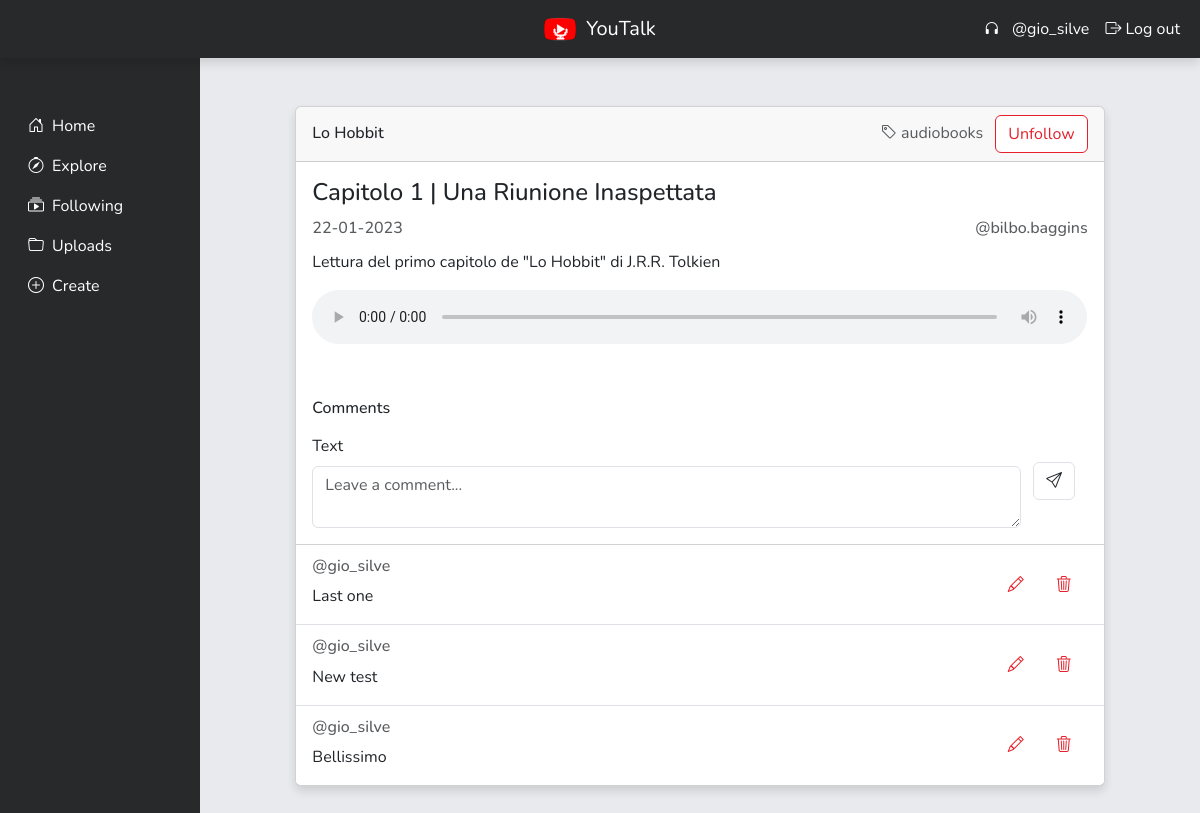
The app's page /episode/21 (signed in) with its own data.
### tables this page shows
CREATE TABLE "users" (
	"id"	INTEGER NOT NULL UNIQUE,
	"username"	TEXT NOT NULL UNIQUE,
	"name"	TEXT NOT NULL,
	"surname"	TEXT NOT NULL,
	"password"	TEXT NOT NULL,
	"type"	TEXT NOT NULL,
	PRIMARY KEY("id" AUTOINCREMENT)
);

CREATE TABLE "series" (
	"series_id"	INTEGER NOT NULL,
	"title"	TEXT NOT NULL,
	"description"	TEXT NOT NULL,
	"category"	TEXT NOT NULL,
	"image"	TEXT NOT NULL UNIQUE,
	"username"	TEXT NOT NULL,
	PRIMARY KEY("series_id" AUTOINCREMENT)
);

CREATE TABLE "episodes" (
	"episode_id"	INTEGER NOT NULL,
	"title"	TEXT NOT NULL,
	"description"	TEXT NOT NULL,
	"date"	TEXT NOT NULL,
	"audiofile"	TEXT NOT NULL UNIQUE,
	"series_id"	INTEGER NOT NULL,
	PRIMARY KEY("episode_id" AUTOINCREMENT)
);

CREATE TABLE "comments" (
	"comment_id"	INTEGER NOT NULL,
	"text"	TEXT NOT NULL,
	"episode_id"	INTEGER NOT NULL,
	"series_id"	INTEGER NOT NULL,
	"username"	TEXT NOT NULL,
	PRIMARY KEY("comment_id" AUTOINCREMENT)
);

### app.py (the view, shortened to what this page needs)
@app.route("/episode/<episode_id>", methods=['GET', 'POST'])
def episode(episode_id):
    episode_in_db = dao.element_already_in_db("episodes", "episode_id", episode_id)
    if not episode_in_db:
        flash("This podcast episode does not exist!", "error")
        if "url" in session:
            return redirect(session["url"])
        return redirect(url_for("home"))
    session["url"] = request.path
    followed, comment_form, episode_form = False, False, False
    episode_series = dao.get_series_by_episode_id(episode_id)
    if current_user.is_authenticated:
        if current_user.username == episode_series["username"]:
            episode_form = EpisodeForm()
            episode_form.title.data = episode_in_db["title"]
            episode_form.description.data = episode_in_db["description"]
        followed = dao.user_follows_series_by_episode_id(episode_id, current_user.username)
        comment_form = CommentForm()
    episode_comments = dao.get_comments_by_episode_id(episode_id)
    return render_template("episode.html", e=episode_in_db, s=episode_series, followed=followed, comment_form=comment_form, episode_form=episode_form, comments=episode_comments)

### forms.py
class CommentForm(FlaskForm):
    text = TextAreaField(validators=[DataRequired(message="Please insert a valid comment!")], render_kw={"placeholder": "Leave a comment...", "autocomplete": "off"})
    submit = SubmitField(label="Send")

### app.py (called while the page is built)
@login_manager.user_loader
def load_user(user_id):
    user_in_db = dao.element_already_in_db("users", "id", user_id)
    if user_in_db:
        user = User(id=user_in_db["id"], username=user_in_db["username"], name=user_in_db["name"], surname=user_in_db["surname"], type=user_in_db["type"])
    else:
        user = None
    return user

### dao.py (called while the page is built)
def element_already_in_db(table, column, value):
    conn = sqlite3.connect("db\youtalk.db")
    conn.row_factory = sqlite3.Row
    cursor = conn.cursor()
    query = f"SELECT * FROM {table} WHERE {column} = ?"
    cursor.execute(query, (value,))
    row = cursor.fetchone()
    cursor.close()
    conn.close()
    return row

def get_series_by_episode_id(episode_id):
    conn = sqlite3.connect("db\youtalk.db")
    conn.row_factory = sqlite3.Row
    cursor = conn.cursor()
    query = f"SELECT * FROM series WHERE series_id IN (SELECT series_id FROM episodes WHERE episode_id = ?)"
    cursor.execute(query, (episode_id,))
    row = cursor.fetchone()
    cursor.close()
    conn.close()
    return row

def user_follows_series_by_episode_id(episode_id, username):
    conn = sqlite3.connect("db\youtalk.db")
    conn.row_factory = sqlite3.Row
    cursor = conn.cursor()
    query = f"SELECT * FROM follows WHERE series_id IN (SELECT series_id FROM episodes WHERE episode_id = ?) AND username = ?"
    cursor.execute(query, (episode_id, username))
    row = cursor.fetchone()
    cursor.close()
    conn.close()
    return row

def get_comments_by_episode_id(episode_id):
    conn = sqlite3.connect("db\youtalk.db")
    conn.row_factory = sqlite3.Row
    cursor = conn.cursor()
    query = f"SELECT * FROM comments WHERE episode_id = ? ORDER BY comment_id DESC"
    cursor.execute(query, (episode_id,))
    comments = cursor.fetchall()
    cursor.close()
    conn.close()
    return comments

### templates/episode.html (shortened to what this page needs)
{% from 'bootstrap5/form.html' import render_field, render_form_row %}
{% extends "base.html" %}
{% block content %}
<section class="row justify-content-center py-5">
    <div class="col-sm-10">
        <div class="card">
            <div class="card-header d-flex justify-content-between">
                <h6 class="d-inline-flex align-items-center m-0">{{ s.title |e }}</h6>
                <span class="text-muted">
                    <a href="{{ url_for('explore', category=s.category) }}" class="tag-link"><i class="bi bi-tag"></i>&nbsp;{{ s.category }}</a>
                    {% if not current_user.username == s.username %}
                        <a href="{{ url_for('follow_series', series_id=s.series_id) }}" class="btn btn-primary ms-2">{% if followed %}Unfollow{% else %}Follow{% endif %}</a>
                    {% endif %}
                </span>
            </div>
            <div class="card-body pb-0">
                <div class="d-flex justify-content-between">
                    <h4 class="card-title m-0 pb-2">{{ e.title |e }}</h4>
                </div>
                <h6 class="card-subtitle text-muted d-flex justify-content-between m-0 py-1">
                    <span>{{ e.date }}</span>
                    <span>@{{ s.username |e }}</span>
                </h6>
                <p class="card-text pt-2">{{ e.description |e }}</p>
                {% if current_user.is_authenticated %}
                    <audio src="{{ url_for('static', filename='audiofiles/episodes/' + e.audiofile) |e }}" controls class="w-100"></audio>
                    <h6 class="card-subtitle m-0 pt-5 pb-3">Comments</h6>
                    <form class="row" method="POST" action="{{ url_for('episode', episode_id=e.episode_id) }}" id="add_comment_form">
                        <div class="col-10 col-sm-11">
                            {{ render_field(comment_form.text, form_type="inline") }}
                        </div>
                        <div class="col-2 col-sm-1 d-flex align-items-center mb-3 ps-0">
                            <button type="submit" class="btn border rounded" name="submit"  value="Send" id="sendCommentBtn"><i class="bi bi-send"></i></button>
                        </div>
                    </form>
                {% else %}
                    <span class="text-muted"><i class="bi bi-exclamation-triangle"></i>&nbsp;Log in to listen to this episode and to leave a comment!</span>
                    <h6 class="card-subtitle m-0 pt-5 pb-3">Comments</h6>
                {% endif %}
            </div>
              <ul class="list-group list-group-flush">
                {% for c in comments %}
                    <li class="list-group-item d-flex justify-content-between py-3">
                        <div>
                            <h6 class="card-subtitle text-muted">@{{ c.username |e }}</h6>
                            <p class="card-text pt-2">{{ c.text |e }}</p>
                        </div>
                        {% if current_user.username == c.username %}
                            <ul class="nav nav-fill">
                                <li class="nav-item d-flex align-items-center">
                                    <a class="nav-link" href="#edit-comment-{{ c.comment_id }}" data-bs-toggle="modal"><i class="bi bi-pencil"></i></a>
                                </li>
                                <li class="nav-item d-flex align-items-center">
                                    <a class="nav-link" href="#delete-comment-{{ c.comment_id }}" data-bs-toggle="modal"><i class="bi bi-trash3"></i></a>
                                </li>
                            </ul>
                        {% endif %}
                    </li>
                {% endfor %}
              </ul>
        </div>
    </div>
</section>
{% endblock %}

### templates/base.html (shortened to what this page needs)
{% from 'bootstrap5/utils.html' import render_messages %}
<!doctype html>
<html lang="en">
    <head>
        <link rel="stylesheet" href="https://cdn.jsdelivr.net/npm/bootstrap@5.3.0-alpha1/dist/css/bootstrap.min.css">
        <link rel="stylesheet" href="https://cdn.jsdelivr.net/npm/bootstrap-icons@1.10.3/font/bootstrap-icons.css">
        <link rel="stylesheet" href="{{ url_for('static', filename='style.css') }}">
    </head>
    <body>
        <header>
            <nav class="navbar fixed-top navbar-expand-lg">
                <div class="container-fluid d-flex justify-content-center p-0">
                    <div class="row w-100">
                        <div class="col-3 d-flex justify-content-start">
                        </div>
                        <div class="col-6 d-flex justify-content-center">
                            <a class="navbar-brand d-flex align-items-center m-0" href="{{ url_for('home') }}"><img src="{{ url_for('static', filename='images/favicon.ico/') }}" alt="logo">&ensp;YouTalk</a>
                        </div>
                        <div class="col-lg-3 d-flex justify-content-end">
                            <div class="collapse navbar-collapse flex-grow-0" id="navbarSupportedContent">
                                <ul class="navbar-nav mb-2 mb-lg-0">
                                    {% if not current_user.is_authenticated %}
                                        <li class="nav-item">
                                            <a class="nav-link text-end {% block login_active %}{%endblock%}" href="{{ url_for('login') }}">Log in</a>
                                        </li>
                                        <li class="nav-item">
                                            <a class="nav-link text-end {% block register_active %}{%endblock%}" href="{{ url_for('register') }}">Sign up</a>
                                        </li>
                                    {% else %}
                                        <li class="nav-item">
                                            <p class="nav-link text-end m-0" id="userinfo">
                                                {% if current_user.type == "Listener" %}
                                                    <span><i class="bi bi-headphones" data-bs-toggle="tooltip" data-bs-title="Listener" data-bs-placement="bottom"></i>&ensp;</span>
                                                {% elif current_user.type == "Creator" %}
                                                    <span><i class="bi bi-mic-fill" data-bs-toggle="tooltip" data-bs-title="Creator" data-bs-placement="bottom"></i>&ensp;</span>
                                                {% endif %}
                                                <span data-bs-toggle="tooltip" data-bs-title="{{ current_user.name |e }} {{ current_user.surname |e }}" data-bs-placement="bottom">@{{ current_user.username |e }}</span>
                                            </p>
                                        </li>
                                        <li class="nav-item">
                                            <a class="nav-link text-end" href="{{ url_for('logout') }}">
                                                <i class="bi bi-box-arrow-right"></i> Log out
                                            </a>
                                        </li>
                                    {% endif %}
                                </ul>
                            </div>
                        </div>
                    </div>
                </div>
              </nav>
        </header>
        <section class="row h-100 m-0">
            <aside class="col-lg-2 mh-100 py-lg-5 shadow">
                <div class="offcanvas-lg offcanvas-start h-100" tabindex="-1" id="offcanvasResponsive" aria-labelledby="offcanvasResponsiveLabel">
                    <div class="offcanvas-body h-100">
                        <div class="list-group w-100 h-100">
                            <a href="{{ url_for('home') }}" class="list-group-item list-group-item-action {% if session['url'] == '/' %}active{% endif %}">
                                <i class="bi bi-house-door{% if session['url'] == '/' %}-fill{% endif %}"></i>&ensp;Home
                            </a>
                            <button class="list-group-item list-group-item-action {% if 'explore' in session['url'] %}active{% endif %}" data-bs-toggle="collapse" data-bs-target="#collapseCategories" type="button" aria-expanded="false" aria-controls="collapseCategories">
                                <i class="bi bi-compass{% if 'explore' in session['url'] %}-fill{% endif %}"></i>&ensp;Explore
                            </button>
                            <a href="{{ url_for('following') }}" class="list-group-item list-group-item-action {% if session['url'] == '/following' %}active{% endif %}">
                                <i class="bi bi-collection-play{% if session['url'] == '/following' %}-fill{% endif %}"></i>&ensp;Following
                            </a>
                            <a href="{{ url_for('uploads') }}" class="list-group-item list-group-item-action {% if session['url'] == '/uploads' %}active{% endif %}">
                                <i class="bi bi-folder{% if session['url'] == '/uploads' %}-fill{% endif %}"></i>&ensp;Uploads
                            </a>
                            <a href="{{ url_for('create_series') }}" class="list-group-item list-group-item-action {% if session['url'] == '/create-series' %}active{% endif %}">
                                <i class="bi bi-plus-circle{% if session['url'] == '/create-series' %}-fill{% endif %}"></i>&ensp;Create
                            </a>
                            </div>
                    </div>
                </div>
            </aside>
            <main class="col-lg-10 h-100 overflow-x-hidden overflow-y-auto">
                {% block content %}{% endblock %}
            </main>
        </section>
    </body>
</html>

### static/style.css (style rules this page uses)
body { height: 100vh; flex-direction: column; font-family: 'Nunito', sans-serif; }
nav { box-shadow: 0 5px 10px rgb(0 0 0 / 12%); }
body > section { padding-top: 58px; }
main { background-color: #e9eaee; }
aside, nav, #offcanvasResponsive { background-color: #27292a; }
aside .list-group-item, .navbar-brand, aside .nav-link, nav .nav-link, .navbar-toggler, #userinfo, #userinfo:hover, button.d-lg-none, #closeoffcanvasbtn { color: white !important; background-color: transparent !important; border: none; }
main .nav-link, main .nav-link:focus { color: #e5202b; }
.btn-primary { background-color: white; border-color: #e5202b; color: #e5202b; }
.card { box-shadow: 0 5px 10px rgb(0 0 0 / 12%); }
.tag-link { text-decoration: none; color: inherit; }

### records on screen
users: username "gio_silve"
series: title "Lo Hobbit", category "audiobooks", username "bilbo.baggins"
episodes: title "Capitolo 1 | Una Riunione Inaspettata", date "22-01-2023", description "Lettura del primo capitolo de \"Lo Hobbit\" di J.R.R. Tolkien"
comments: username "gio_silve", text "Last one"
comments: username "gio_silve", text "New test"
comments: username "gio_silve", text "Bellissimo"
